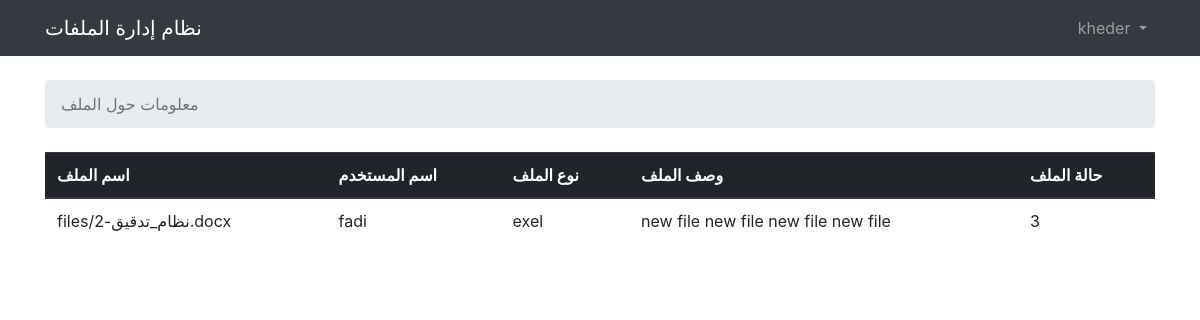
The page /info-file/8/ (signed in) on the database its author committed.
### base/models.py (models this page shows, shortened)
class User(AbstractUser):
    user_type = models.CharField(max_length=25, choices=Type_User)

class UploadFile(models.Model):
    user = models.ForeignKey(User, on_delete=models.CASCADE)
    file = models.FileField(upload_to='files')
    note = models.TextField(max_length=1000, null=True, blank=True)
    created_at = models.DateTimeField(auto_now_add=True)
    type_file = models.CharField(max_length=25, choices=Type_File)

class StatusFile(models.Model):
    file = models.ForeignKey(UploadFile, on_delete=models.CASCADE)
    user = models.ForeignKey(User, on_delete=models.CASCADE, blank=True, null=True)
    status = models.CharField(max_length=25, choices=Status, blank=True, null=True)
    note = models.TextField(max_length=1000, null=True, blank=True)
    created_at = models.DateTimeField(auto_now_add=True)
    is_proccessed = models.BooleanField(default=False)
    class Meta:
        ordering = ['created_at']

### base/views.py (the view)
# urls.py: path('info-file/<str:file_id>/', get_info_file, name='file_info'),
@login_required
def get_info_file(request, file_id):
    context = {
        'file':get_object_or_404(UploadFile, pk=file_id)
    }
    return render(request, 'get_file_info.html', context)

### templates/get_file_info.html (shortened to what this page needs)
{% extends 'base.html' %}
    {% block breadcrumb %}
        <li class="breadcrumb-item active">معلومات حول الملف</li>
    {% endblock %}
    {% block content %}
        <table class="table">
            <thead class="thead-dark">
                <tr>
                    <th>اسم الملف</th>
                    <th>اسم المستخدم</th>
                    <th>نوع الملف</th>
                    <th>وصف الملف</th>
                    <th>حالة الملف</th>
                </tr>
            </thead>
            <tbody>
                <tr>
                    <td>
                        {% if request.user.user_type == 'مساعد' and request.user.uploadfile_set.all.first.user == request.user%}
                        <a href="{% url 'edit_file' file.id %}">{{file.file}}</a>
                        <small class="text-muted d-block"></small>
                        {% elif request.user.user_type == 'مدقق' and request.user.upload_file_set.get.user == request.user %}
                        <a href="{% url 'edit_file' file.id %}">{{file.file}}</a>
                        <small class="text-muted d-block"></small>
                        {% else %}
                        {{file.file}}
                    </td>
                    {% endif %}
                    <td>{{file.user.username}}</td>
                    <td>{{file.type_file}}</td>
                    <td>{{file.note}}</td>
                    <td>
                        {% if file.statusfile_set.all.first.status %}
                        {{file.statusfile_set.all.first.status}}
                        {% else %}
                        {{'قيد المعالجة '| escape}}
                        {% endif %}
                    </td>
                </tr>
            </tbody>
        </table>
    {% endblock %}

### templates/base.html (shortened to what this page needs)
{% load static %}
<html lang="en">
<head>
    <link rel="stylesheet" href="{%static 'css/bootstrap.min.css'%}">
</head>
<body>
{%block body%}
<nav class="navbar navbar-expand-sm navbar-dark bg-dark">
  <div class="container">
    <a class="navbar-brand" href="{% url 'home' %}">نظام إدارة الملفات</a>
    <div class="collapse navbar-collapse" id="mainMenu">
      {% if user.is_authenticated %}
      <ul class="navbar-nav ml-auto">
        <li class="nav-item dropdown">
          <a class="nav-link dropdown-toggle" href="#" id="userMenu" data-toggle="dropdown" aria-haspopup="true" aria-expanded="false">
            {{ user.username }}
          </a>
        </li>
      </ul>
      {% endif %}
    </div>
  </div>
</nav>
<div class="container">
<ol class="breadcrumb my-4">
    {% block breadcrumb %}
    {% endblock %}
</ol>
    {% block content %}
    {% endblock %}
</div>
{%endblock body%}
</body>
</html>

### rows shown on the page
User: username "kheder"
UploadFile: file "files/نظام_تدقيق-2.docx", user.username "fadi", type_file "exel", note "new file new file new file new file", statusfile_set.all.first.status "3"
